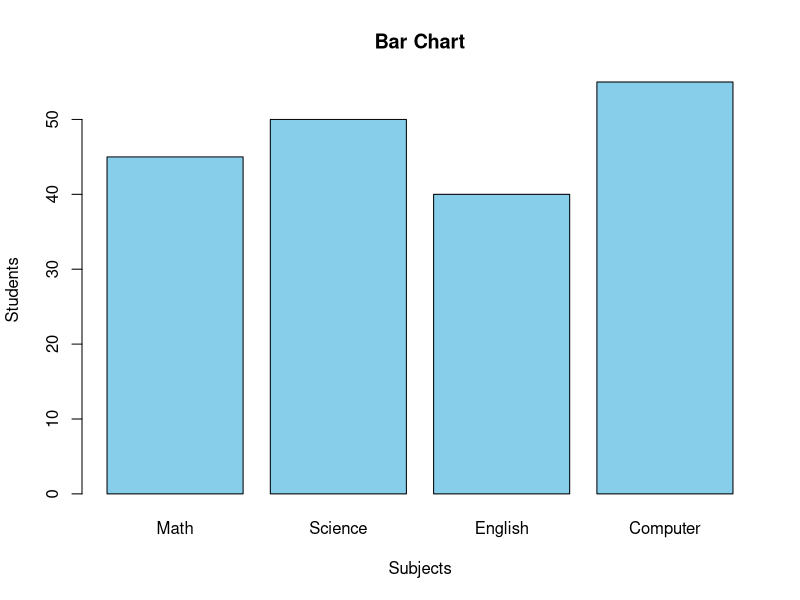
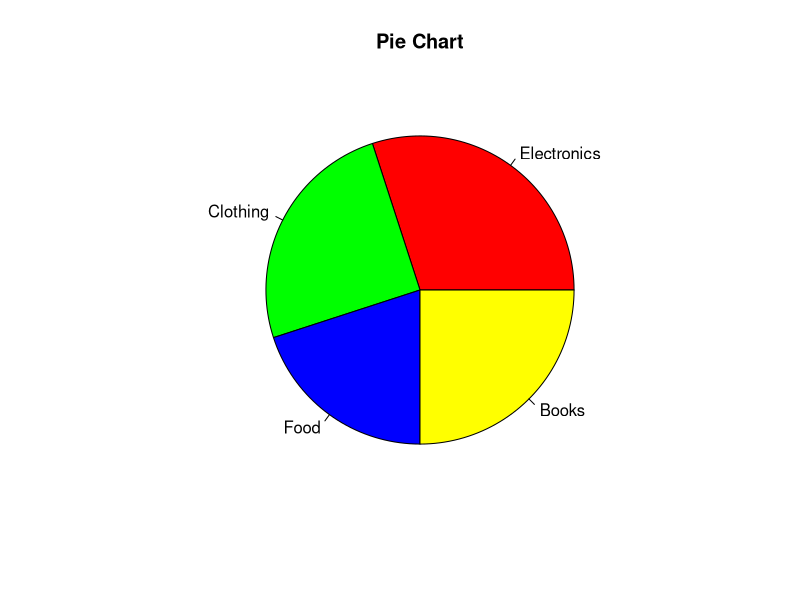
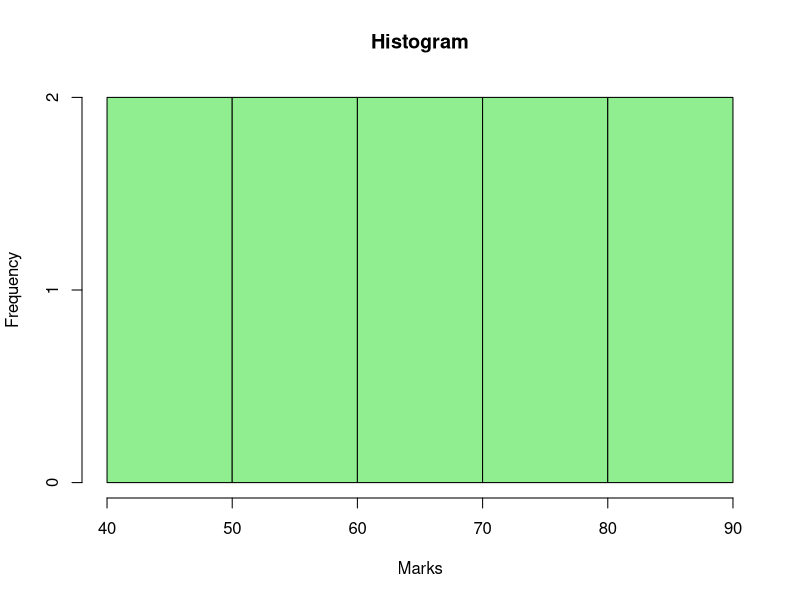

These charts were generated, in order, by the following R code: (Note: this script raises an error after producing the figures.)
students <- c(45, 50, 40, 55)
subjects <- c("Math","Science",  "English","Computer")
sales <- c(30, 25, 20, 25)
labels <- c("Electronics", "Clothing", "Food", "Books")
marks <- c(45,50,55,60,65,70,75,80,85,90)
height <- c(150,155,160,165,170)
weight <- c(50,55,60,65,70)
barplot(students, names.arg = subjects, col = "skyblue", main = "Bar Chart", xlab = "Subjects",  ylab = "Students")
pie(sales, labels=labels,  col= c("red","green",  "blue","yellow"), main = "Pie Chart")
hist(marks,  col = "lightgreen",  main = "Histogram",  xlab = "Marks")
plot(sales1, type = "l", col="blue",  lwd=2,  main="Line Chart",  xlab = "Month",  ylab = "Sales")
plot(height, weight,  pch = 19,  col = "red",  main = "Scatter Plot",  xlab = "Height (cm)",  ylab = "Weight (kg)")
boxplot(marks, col="orange", main="Box Plot", ylab="Marks")
plot(density(marks), col="purple", lwd = 2, main="Density Plot", xlab="Marks")
plot(sales1, type="l",  col="blue", lwd=2,  ylim=c(80, 190),  main="Multiple Line Plot")
lines(sales2, col="red", lwd=2)
legend("topleft", legend=c("Product A","Product B"), col=c("blue","red"), lty=1)
plot(sales1, type = "h", col="blue",  lwd=2,  main="Line Chart",  xlab = "Month",  ylab = "Sales")
